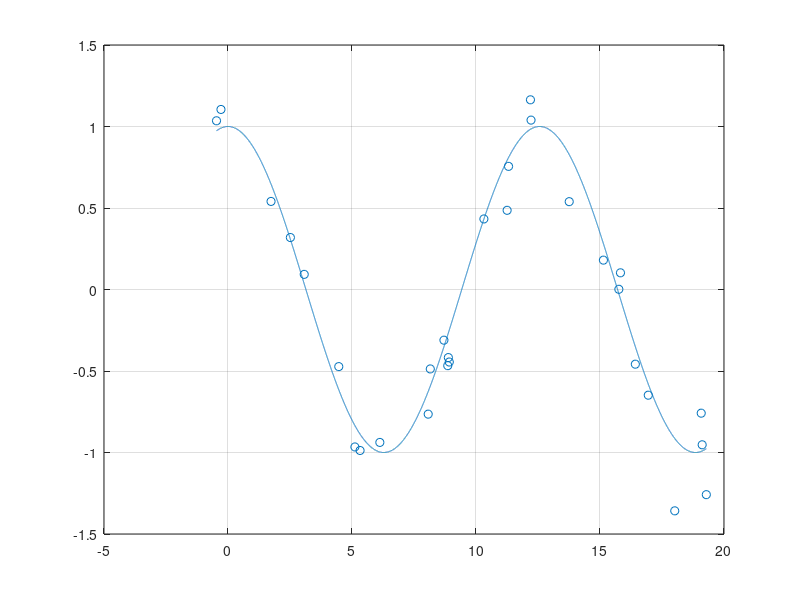

Recreate this plot in MATLAB.
N = 30;

CENTER_DATASET = false;

PULSATION = 0.5;
AMPLITUDE_SINE = 1;
PHASE = pi/2;

NOISE_VAR = 0.02

SINE_MIN_ARG = 0;
SINE_MAX_ARG = 3*pi;

x_min = SINE_MIN_ARG/PULSATION - 0.5;
x_max = SINE_MAX_ARG/PULSATION + 0.5;

X = x_min + rand(N,1)*(x_max-x_min);
X = sort(X);

%X = zeros(N,1);
Y=X;

f = @(x) AMPLITUDE_SINE*sin(x*PULSATION + PHASE);

for i=1:N %j'aurais pu le faire sans boucle...
    Y(i) = f(X(i))+randn*sqrt(NOISE_VAR);
end

if CENTER_DATASET
    X_c = X-mean(X);
else
    X_c = X;
end

X_plot = [X_c(1):0.001:X_c(end)]';

figure();
plot(X_plot',f(X_plot)');
hold on;
scatter(X_c,Y)
grid on;

data = [X_c,Y,f(X)]; %X, NOISY VALUE, TRUE VALUE
dlmwrite('noisysine.csv',data,'delimiter',',','precision', 6)